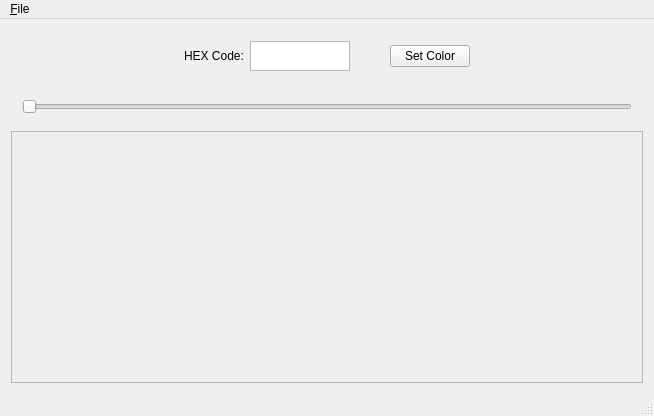
<?xml version="1.0" encoding="UTF-8"?>
<ui version="4.0">
 <class>MainWindow</class>
 <widget class="QMainWindow" name="MainWindow">
  <property name="geometry">
   <rect>
    <x>0</x>
    <y>0</y>
    <width>654</width>
    <height>416</height>
   </rect>
  </property>
  <property name="sizePolicy">
   <sizepolicy hsizetype="Preferred" vsizetype="Expanding">
    <horstretch>0</horstretch>
    <verstretch>0</verstretch>
   </sizepolicy>
  </property>
  <property name="windowTitle">
   <string>MainWindow</string>
  </property>
  <widget class="QWidget" name="centralWidget">
   <layout class="QVBoxLayout" name="verticalLayout">
    <item>
     <widget class="QWidget" name="widget" native="true">
      <property name="enabled">
       <bool>true</bool>
      </property>
      <layout class="QHBoxLayout" name="horizontalLayout_2">
       <item>
        <spacer name="horizontalSpacer_2">
         <property name="orientation">
          <enum>Qt::Horizontal</enum>
         </property>
         <property name="sizeHint" stdset="0">
          <size>
           <width>40</width>
           <height>20</height>
          </size>
         </property>
        </spacer>
       </item>
       <item>
        <widget class="QLabel" name="label">
         <property name="sizePolicy">
          <sizepolicy hsizetype="Maximum" vsizetype="Preferred">
           <horstretch>0</horstretch>
           <verstretch>0</verstretch>
          </sizepolicy>
         </property>
         <property name="text">
          <string>HEX Code:</string>
         </property>
         <property name="buddy">
          <cstring>textEdit</cstring>
         </property>
        </widget>
       </item>
       <item>
        <widget class="QTextEdit" name="textEdit">
         <property name="sizePolicy">
          <sizepolicy hsizetype="Expanding" vsizetype="Maximum">
           <horstretch>0</horstretch>
           <verstretch>0</verstretch>
          </sizepolicy>
         </property>
         <property name="maximumSize">
          <size>
           <width>100</width>
           <height>30</height>
          </size>
         </property>
        </widget>
       </item>
       <item>
        <spacer name="horizontalSpacer">
         <property name="orientation">
          <enum>Qt::Horizontal</enum>
         </property>
         <property name="sizeType">
          <enum>QSizePolicy::Minimum</enum>
         </property>
         <property name="sizeHint" stdset="0">
          <size>
           <width>34</width>
           <height>20</height>
          </size>
         </property>
        </spacer>
       </item>
       <item>
        <widget class="QPushButton" name="pushButton">
         <property name="sizePolicy">
          <sizepolicy hsizetype="Maximum" vsizetype="Fixed">
           <horstretch>0</horstretch>
           <verstretch>0</verstretch>
          </sizepolicy>
         </property>
         <property name="text">
          <string>Set Color</string>
         </property>
        </widget>
       </item>
       <item>
        <spacer name="horizontalSpacer_3">
         <property name="orientation">
          <enum>Qt::Horizontal</enum>
         </property>
         <property name="sizeHint" stdset="0">
          <size>
           <width>40</width>
           <height>20</height>
          </size>
         </property>
        </spacer>
       </item>
      </layout>
     </widget>
    </item>
    <item>
     <widget class="QWidget" name="widget_2" native="true">
      <property name="sizePolicy">
       <sizepolicy hsizetype="Preferred" vsizetype="Preferred">
        <horstretch>0</horstretch>
        <verstretch>0</verstretch>
       </sizepolicy>
      </property>
      <layout class="QHBoxLayout" name="horizontalLayout">
       <item>
        <widget class="QSlider" name="horizontalSlider">
         <property name="orientation">
          <enum>Qt::Horizontal</enum>
         </property>
        </widget>
       </item>
      </layout>
     </widget>
    </item>
    <item>
     <widget class="QScrollArea" name="scrollArea">
      <property name="sizePolicy">
       <sizepolicy hsizetype="Expanding" vsizetype="Expanding">
        <horstretch>0</horstretch>
        <verstretch>0</verstretch>
       </sizepolicy>
      </property>
      <property name="widgetResizable">
       <bool>true</bool>
      </property>
      <widget class="QWidget" name="gridLayout_2">
       <property name="geometry">
        <rect>
         <x>0</x>
         <y>0</y>
         <width>634</width>
         <height>259</height>
        </rect>
       </property>
       <layout class="QGridLayout" name="gridLayout"/>
      </widget>
     </widget>
    </item>
   </layout>
  </widget>
  <widget class="QMenuBar" name="menuBar">
   <property name="geometry">
    <rect>
     <x>0</x>
     <y>0</y>
     <width>654</width>
     <height>22</height>
    </rect>
   </property>
   <widget class="QMenu" name="menu_File">
    <property name="title">
     <string>&amp;File</string>
    </property>
    <addaction name="action_Open_Folder"/>
   </widget>
   <addaction name="menu_File"/>
  </widget>
  <widget class="QStatusBar" name="statusBar"/>
  <action name="action_Open_Folder">
   <property name="text">
    <string>&amp;Open Folder</string>
   </property>
   <property name="shortcut">
    <string>Ctrl+O</string>
   </property>
  </action>
  <action name="actionStartFilter">
   <property name="text">
    <string>startFilter</string>
   </property>
  </action>
 </widget>
 <layoutdefault spacing="6" margin="11"/>
 <resources/>
 <connections>
  <connection>
   <sender>pushButton</sender>
   <signal>clicked()</signal>
   <receiver>textEdit</receiver>
   <slot>copy()</slot>
   <hints>
    <hint type="sourcelabel">
     <x>425</x>
     <y>54</y>
    </hint>
    <hint type="destinationlabel">
     <x>336</x>
     <y>54</y>
    </hint>
   </hints>
  </connection>
 </connections>
</ui>
